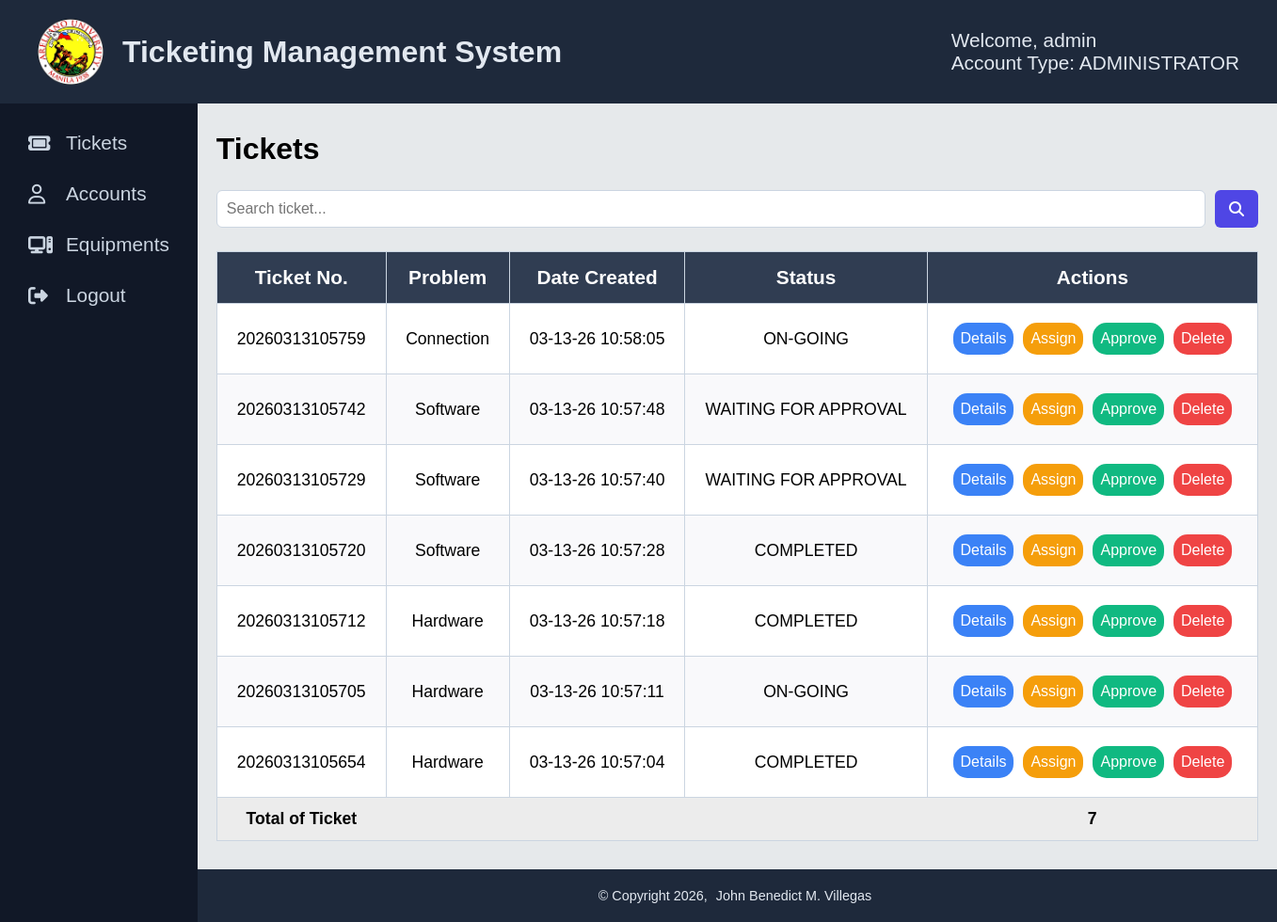
Page /ticket-management/ticket-management-admin.php (signed in) on the committed database.
### tables this page shows
CREATE TABLE `tbltickets` (
  `ticket_number` varchar(100) NOT NULL,
  `problem` varchar(100) NOT NULL,
  `details` varchar(100) NOT NULL,
  `status` varchar(30) NOT NULL,
  `created_by` varchar(50) NOT NULL,
  `date_created` varchar(50) NOT NULL,
  `assigned_to` varchar(50) DEFAULT NULL,
  `date_assigned` varchar(50) DEFAULT NULL,
  `date_completed` varchar(50) DEFAULT NULL,
  `approved_by` varchar(50) DEFAULT NULL,
  `date_approved` varchar(50) DEFAULT NULL
);

### ticket-management/ticket-management-admin.php (the view, shortened to what this page needs)
<?php
require_once("../config/config.php");
?>
<!DOCTYPE html>
<html lang="en">
<head>
    <link rel="stylesheet" href="https://cdnjs.cloudflare.com/ajax/libs/font-awesome/6.5.1/css/all.min.css">
    <link rel="stylesheet" href="../assets/css/notification.css">
    <link rel="stylesheet" href="../assets/css/ticket-style/mains.css">
</head>
<body>
    <?php include("../includes/nav-sidebar.php");?>
        <div class="container">
            <div class="wrapper">
                    <form action="<?php echo htmlspecialchars($_SERVER['PHP_SELF'])?>" method="post">
                        <h4>Tickets</h4>
                        <div class="head-con">
                            <div class="searchdiv">
                                <input type="text" name="txtsearch" placeholder="Search ticket...">
                                <button type="submit" name="btnsearch" class="search-btn">
                                    <i class="fa-solid fa-magnifying-glass"></i>
                                </button>
                            </div>
                        </div>
                    <div class="table-div">
                        <?php
                        function buildtable($result) {
                            if (mysqli_num_rows($result) > 0) {
                                echo "<table>";
                                echo "<tr>";
                                echo "<th>Ticket No.</th><th>Problem</th><th>Date Created</th><th>Status</th><th>Actions</th>";
                                echo "</tr>";
                                while ($row = mysqli_fetch_array($result)) {
                                    echo "<tr>";
                                    echo "<td>" . $row['ticket_number'] . "</td>";
                                    echo "<td>" . $row['problem'] . "</td>";
                                    echo "<td>" . $row['date_created'] . "</td>";
                                    echo "<td>" . $row['status'] . "</td>";
                                    echo "<td class = 'actions'>";
                                    echo "<button type='button'
                                            onclick=\"detailsModal('".$row['ticket_number']."')\"
                                            class='details'>
                                            Details
                                        </button>";
                                        echo "<button type='button'
                                                onclick=\"assignModal('".$row['ticket_number']."')\"
                                                class='assign'>
                                                Assign
                                            </button>";
                                    echo "<button type='button'
                                            onclick=\"approveModal('".$row['ticket_number']."')\"
                                            class='approve'>
                                            Approve
                                        </button>";
                                    echo "<button type='button'
                                            onclick=\"deleteModal('".$row['ticket_number']."')\"
                                            class='delete'>
                                            Delete
                                        </button>";
                                    echo "</td>";
                                    echo "</tr>";
                                }
                                echo "<tr class='countTotal'>";
                                echo "<td>Total of Ticket</td>";
                                echo "<td colspan='3'></td>";
                                echo "<td>". mysqli_num_rows($result)."</td>";
                                echo "</tr>";
                                echo "</table>";
                            } else {
                                echo "No ticket found.";
                            }
                        }
                        if (isset($_POST['btnsearch'])) {
                            $sql = "SELECT * FROM tbltickets WHERE (ticket_number LIKE ? OR problem LIKE ? OR status LIKE ?) ORDER BY date_created DESC";
                            if ($stmt = mysqli_prepare($link, $sql)) {
                                $searchvalue = '%' . $_POST['txtsearch'] . '%';
                                mysqli_stmt_bind_param($stmt, "sss", $searchvalue, $searchvalue, $searchvalue);
                                if (mysqli_stmt_execute($stmt)) {
                                    $result = mysqli_stmt_get_result($stmt);
                                    buildtable($result);
                                }
                            }
                        } else {
                            $sql = "SELECT * FROM tbltickets ORDER BY date_created DESC";
                            $stmt = mysqli_prepare($link, $sql);
                                if (mysqli_stmt_execute($stmt)) {
                                    $result = mysqli_stmt_get_result($stmt);
                                    buildtable($result);
                                }
                        }
                        ?>
                    </div>
                </form>
            </div>
            <?php include("../includes/footer.php")?>
        </div>
    </main>
          <?php include("./admin/delete-ticket.php");?>
</body>
</html>

### assets/css/ticket-style/mains.css (style rules this page uses)
* { font-family: Arial, Helvetica, sans-serif; padding: 0; margin: 0; box-sizing: border-box; }
body { background-color: #e6e9eb; }
.container { display: flex; flex-direction: column; width: 100%; min-height: 100vh; }
.wrapper { display: flex; flex: 1; padding: 30px 20px; }
form { display: flex; flex-direction: column; gap: 5px; width: 100%; max-width: 100%; }
form h4 { font-size: 2rem; }
.head-con { width: 100%; display: flex; padding: 20px 0px; gap: 20px; }
.searchdiv { display: flex; gap: 10px; flex: 1; }
.searchdiv input[type="text"] { flex: 1; padding: 10px; border-radius: 6px; border: 1px solid #CBD5E1; outline: none; font-size: 1rem; }
.search-btn i { font-size: 1rem; }
.search-btn { background-color: #4F46E5; border: none; border-radius: 6px; padding: 0 15px; color: white; cursor: pointer; display: flex; align-items: center; justify-content: center; font-size: 1rem; }
.table-div { overflow-x: auto; width: 100%; }
table { border: 1px solid #CBD5E1; border-collapse: collapse; background-color: white; width: 100%; -webkit-overflow-scrolling: touch; }
th { background-color: #303d52; color: white; padding: 15px 20px; font-size: 1.3rem; }
td { font-size: 1.1rem; padding: 15px 20px; }
th { background-color: #303d52; color: white; }
tr, th, td { border: 1px solid #CBD5E1; text-align: center; white-space: nowrap; }
tr:nth-child(odd) { background-color: #f9f9fb; }
.actions { display: flex; justify-content: none; }
.actions a, .actions button { text-decoration: none; color: white; }
.actions .assign, .actions .details, .actions .approve, .actions .delete { padding: 8px; margin: 5px; border-radius: 15px; cursor: pointer; border: none; font-size: 1rem; outline: none; }
.actions .details { background-color: #3B82F6; }
.actions .assign { background-color: #F59E0B; }
.actions .approve { background-color: #10B981; }
.actions .delete { background-color: #EF4444; }
td.actions { border: none; }
.countTotal td { border: none !important; background-color: #ececec; padding: 12px 14px; font-weight: 600; }
.countTotal td:last-child { font-weight: 700; text-align: center; }

### ticket-management/ticket-management-admin.php (style rules this page uses)
.actions { justify-content: center; }

### includes/nav-sidebar.php (style rules this page uses)
html, body { height: 100%; margin: 0; }

### rows in the picture
tbltickets: ticket_number "20260313105759", problem "Connection", date_created "03-13-26 10:58:05", status "ON-GOING"
tbltickets: ticket_number "20260313105742", problem "Software", date_created "03-13-26 10:57:48", status "WAITING FOR APPROVAL"
tbltickets: ticket_number "20260313105729", problem "Software", date_created "03-13-26 10:57:40", status "WAITING FOR APPROVAL"
tbltickets: ticket_number "20260313105720", problem "Software", date_created "03-13-26 10:57:28", status "COMPLETED"
tbltickets: ticket_number "20260313105712", problem "Hardware", date_created "03-13-26 10:57:18", status "COMPLETED"
tbltickets: ticket_number "20260313105705", problem "Hardware", date_created "03-13-26 10:57:11", status "ON-GOING"
tbltickets: ticket_number "20260313105654", problem "Hardware", date_created "03-13-26 10:57:04", status "COMPLETED"

### other values in the picture
$_SESSION['title'] "Ticketing Management System"
$_SESSION['username'] "admin"
$_SESSION['usertype'] "ADMINISTRATOR"
mysqli_num_rows($result) "7"
